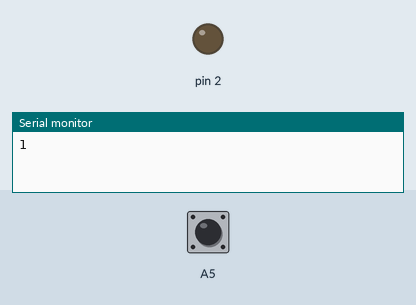
This sketch was run on a simulated Arduino Uno, built with avr-gcc and run on an emulated ATmega328P. On the bench: output pins drawn as LEDs (lit = HIGH), the last lines printed to the serial monitor. The inputs (shaded band) are chosen by the test bench; at power-on: A5 HIGH.

Above: at 0.1 s.
At 1.1 s:
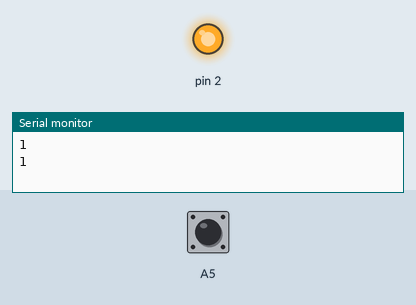
Timing chart, 0 to 2.6 s (numbered marks = the images above):
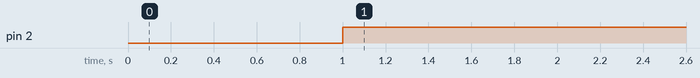

Measured:
- by itself, pin 2: LOW → HIGH at 1.0 s

The sketch:

sketch_oct07a.ino
```cpp
int i;
void setup() {
  Serial.begin(9600);
  pinMode(2,OUTPUT);
  pinMode(A5,INPUT);
}

void loop() {
  i = digitalRead(A5);
  Serial.println(i, DEC);
  delay(1000);
  if(i == 0){
    digitalWrite(2,LOW);
  } else {
    digitalWrite(2,HIGH);
  }
}
```
